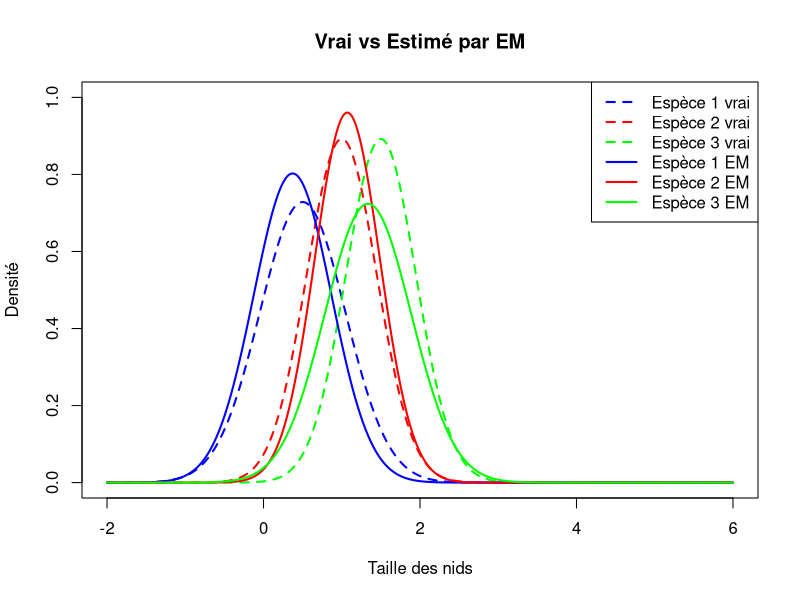

This chart was generated by the following R code:
# ALGORITHME EM — Mélange de 3 gaussiennes (composantes proches)
# alpha=(0.4, 0.4, 0.2)  mu=(0.5, 1, 1.5)  var=(0.3, 0.2, 0.2)

K = 3
n = 1000
alpha_vrai = c(0.4, 0.4, 0.2)
mu_vrai = c(0.5, 1, 1.5)
var_vrai = c(0.3, 0.2, 0.2)


## Simulation des données

estm_obs = function(n) {
  X = numeric(n)
  for (i in 1:n) {
    u = runif(1)
    if (u < 0.4) {
      X[i] = rnorm(1, mean = 0.5, sd = sqrt(0.3))
    } else if (u < 0.8) {
      X[i] = rnorm(1, mean = 1, sd = sqrt(0.2))
    } else {
      X[i] = rnorm(1, mean = 1.5, sd = sqrt(0.2))
    }
  }
  return(X)
}

X = estm_obs(n)


## Fonctions EM
gauss = function(x, mu, var) {
  dnorm(x, mean = mu, sd = sqrt(var))
}

etape_E = function(X, alpha, mu, var) {
  gamma = matrix(0, nrow = length(X), ncol = K)
  for (k in 1:K) {
    gamma[, k] = alpha[k] * gauss(X, mu[k], var[k])
  }
  for (i in 1:length(X)) {
    gamma[i, ] = gamma[i, ] / sum(gamma[i, ])
  }
  return(gamma)
}

etape_M = function(X, gamma) {
  
  n = length(X)
  alpha = numeric(K)
  mu = numeric(K)
  var = numeric(K)
  
  for (k in 1:K) {
    Nk = sum(gamma[, k])
    alpha[k] = Nk / n
    mu[k] = sum(gamma[, k] * X) / Nk
    var[k] = sum(gamma[, k] * (X - mu[k])^2) / Nk
  }
  
  return(list(alpha = alpha, mu = mu, var = var))
}


## Boucle EM

alpha_est = rep(1/K, K)
mu_est = c(0, 1, 2)

var_est = rep(0.5, K)

for (iter in 1:200) {
  gamma = etape_E(X, alpha_est, mu_est, var_est)
  params = etape_M(X, gamma)
  alpha_old = alpha_est
  alpha_est = params$alpha
  mu_est = params$mu
  var_est = params$var
  if (iter > 1 && max(abs(alpha_est - alpha_old)) < 1e-6) {
    cat("Convergence à l'itération", iter, "\n")
    break
  }
}

for (k in 1:K) {
  cat("Espèce", k, ":\n")
  cat("  alpha  : estimé =", round(alpha_est[k], 3), " | vrai =", alpha_vrai[k], "\n")
  cat("  mu     : estimé =", round(mu_est[k],    3), " | vrai =", mu_vrai[k],    "\n")
  cat("  var    : estimé =", round(var_est[k],   3), " | vrai =", var_vrai[k],   "\n")
  cat("\n")
}

## Graphique
x_seq = seq(-2, 6, by = 0.01)
couleurs = c("blue", "red", "green")

# On initialise le graphique vide
plot(x_seq, gauss(x_seq, mu_vrai[1], var_vrai[1]),
     type = "l", lty = 2, col = couleurs[1], lwd = 2,
     xlab = "Taille des nids", ylab = "Densité",
     main = "Vrai vs Estimé par EM",
     ylim = c(0, 1))

# On ajoute les courbes vraies (pointillé)
for (k in 2:K) {
  lines(x_seq, gauss(x_seq, mu_vrai[k], var_vrai[k]),
        lty = 2, col = couleurs[k], lwd = 2)
}

# On ajoute les courbes estimées (trait plein)
for (k in 1:K) {
  lines(x_seq, gauss(x_seq, mu_est[k], var_est[k]),
        lty = 1, col = couleurs[k], lwd = 2)
}

# Légende
legend("topright",legend = c("Espèce 1 vrai", "Espèce 2 vrai", "Espèce 3 vrai",
                             "Espèce 1 EM",   "Espèce 2 EM",   "Espèce 3 EM"),
       col = c(couleurs, couleurs),lty    = c(2, 2, 2, 1, 1, 1),lwd = 2)



## Test de Kolmogorov-Smirnov sur le mélange estimé
# CDF du mélange : F(x) = sum_k alpha_k * Phi((x - mu_k) / sqrt(var_k))

X = estm_obs(n)

cdf_melange = function(x, alpha, mu, var) {
  sapply(x, function(xi) {
    sum(alpha * pnorm(xi, mean = mu, sd = sqrt(var)))
  })
}

# On passe la CDF comme fonction de distribution empirique à tester
ks_result = ks.test(X, function(x) cdf_melange(x, alpha_est, mu_est, var_est))
print(ks_result)
